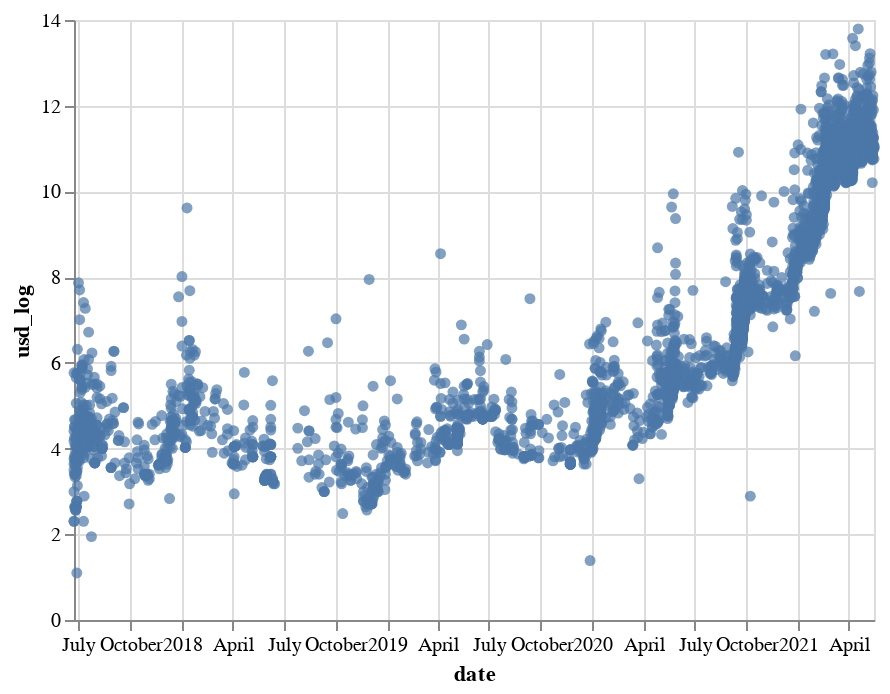

Write notebook code for a chart like this one.
### Code cell
alt.Chart(sold).encode(x="date", y="usd_log").mark_circle()

### Figure 1 — Vega-Lite specification as saved in the notebook (floating-point values rounded to 4 significant figures; data arrays with more than 128 entries replaced by an {"elided": "..."} marker saying what was removed)
{"config": {"view": {"continuousWidth": 400, "continuousHeight": 300}}, "data": {"name": "data-65c328e128cf3711c25d0e609ff3004b"}, "mark": "circle", "encoding": {"x": {"type": "temporal", "field": "date"}, "y": {"type": "quantitative", "field": "usd_log"}}, "$schema": "https://vega.github.io/schema/vega-lite/v4.8.1.json", "datasets": {"data-65c328e128cf3711c25d0e609ff3004b": {"elided": "5000 records"}}}
